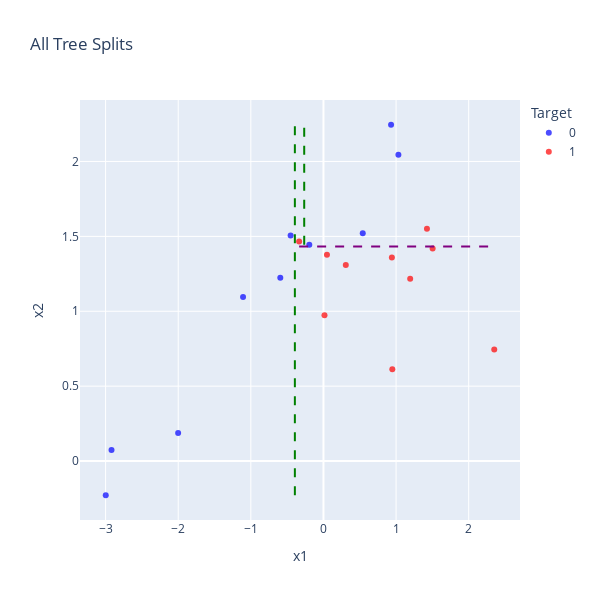

Source (notebook cell):
### Markdown cell above
## Applying the Custom Decision Tree with Limited Feature Usage

Now that I have defined the `build_tree` function, I apply it to the synthetic dataset using both features (`x1` and `x2`). I also rename the resulting tree to `tree_Testmodel_limited_features` for clarity.

### Model Settings:
- **Maximum Tree Depth**: 3  
- **Minimum Samples per Node**: 5  
- **Maximum Times a Feature Can Be Used**: 2  

These settings are chosen to keep the tree small and interpretable, and to ensure that no single feature dominates the decision-making process.

### Key Outputs:
- **Split History**:  
  I print each decision split made by the tree along with the depth, feature used, threshold value, Gini impurity, and number of samples at that point. This gives insight into how the model is learning from the data.

- **Visualizing the Splits**:  
  Using `plot_all_splits`, I visualize the decision boundaries created at each step of the tree-building process. This helps me understand how the model partitions the feature space.

- **Prediction and Evaluation**:  
  I use the trained tree to predict the target values for the dataset and compare them with the actual targets. The model's performance is summarized using:
  - **Accuracy**: Proportion of correctly predicted samples
  - **Misclassification Rate**: Proportion of incorrectly predicted samples

This final evaluation provides a quick check on how well the model is performing on the toy dataset.

### Code cell
tree_Testmodel_limited_features = build_tree(df, features=['x1', 'x2'], max_depth=3, min_samples=5, max_feature_usage=2)

# Print split history
for step in tree_Testmodel_limited_features['history']:
    print(f"Depth {step['depth']}: Split on {step['feature']} < {step['threshold']:.2f} (Gini = {step['gini']:.3f}, Samples = {step['samples']})")

plot_all_splits(df, tree_Testmodel_limited_features['history'])

# Make predictions
predictions = predict_tree(tree_Testmodel_limited_features, df)

# Compare to actual
actual = df['target']
correct = (predictions == actual)

accuracy = correct.mean()
misclassification_rate = 1 - accuracy

print(f"Accuracy: {accuracy:.2f}")
print(f"Misclassification Rate: {misclassification_rate:.2f}")

### Figure 1 — Plotly figure (JSON) as saved in the notebook; plotly's stock layout.template omitted (floating-point values rounded to 4 significant figures)
{"data": [{"hovertemplate": "Target=0<br>x1=%{x}<br>x2=%{y}<extra></extra>", "legendgroup": "0", "marker": {"color": "blue", "opacity": 0.7, "symbol": "circle"}, "mode": "markers", "name": "0", "orientation": "v", "showlegend": true, "type": "scatter", "x": [0.9311, -1.107, 1.032, -2.001, -0.5943, -2.918, 0.5411, -0.4522, -2.998, -0.195], "xaxis": "x", "y": [2.245, 1.096, 2.045, 0.1877, 1.224, 0.07413, 1.521, 1.506, -0.2283, 1.444], "yaxis": "y"}, {"hovertemplate": "Target=1<br>x1=%{x}<br>x2=%{y}<extra></extra>", "legendgroup": "1", "marker": {"color": "red", "opacity": 0.7, "symbol": "circle"}, "mode": "markers", "name": "1", "orientation": "v", "showlegend": true, "type": "scatter", "x": [0.01419, 0.3076, 2.352, 1.503, -0.3349, 0.9483, 0.9419, 1.425, 0.04823, 1.194], "xaxis": "x", "y": [0.9736, 1.309, 0.7445, 1.419, 1.466, 0.6132, 1.358, 1.551, 1.377, 1.217], "yaxis": "y"}], "layout": {"coloraxis": {"showscale": false}, "height": 600, "legend": {"title": {"text": "Target"}, "tracegroupgap": 0}, "shapes": [{"line": {"color": "green", "dash": "dash"}, "type": "line", "x0": -0.3936, "x1": -0.3936, "y0": -0.2283, "y1": 2.245}, {"line": {"color": "purple", "dash": "dash"}, "type": "line", "x0": -0.3349, "x1": 2.352, "y0": 1.432, "y1": 1.432}, {"line": {"color": "green", "dash": "dash"}, "type": "line", "x0": -0.265, "x1": -0.265, "y0": 1.444, "y1": 2.245}], "showlegend": true, "title": {"text": "All Tree Splits"}, "width": 600, "xaxis": {"anchor": "y", "domain": [0, 1], "title": {"text": "x1"}}, "yaxis": {"anchor": "x", "domain": [0, 1], "title": {"text": "x2"}}}}
